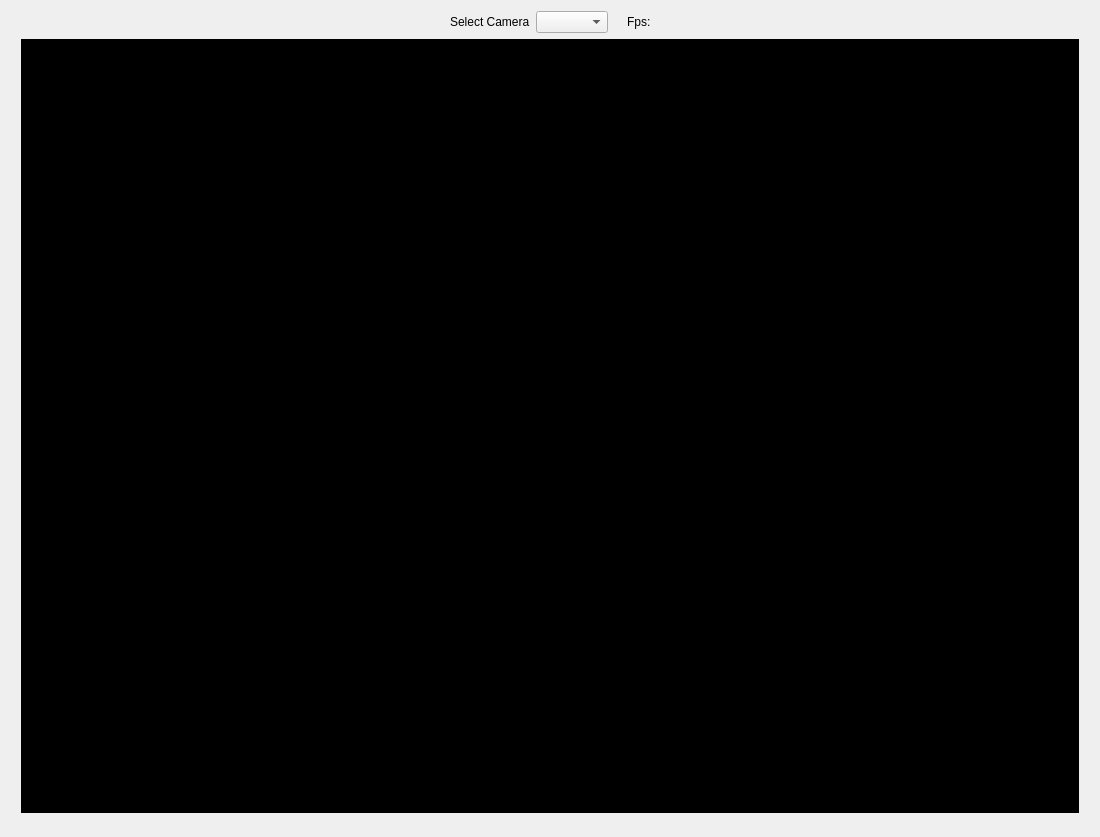
<?xml version="1.0" encoding="UTF-8"?>
<ui version="4.0">
 <class>CameraView</class>
 <widget class="QWidget" name="CameraView">
  <property name="geometry">
   <rect>
    <x>0</x>
    <y>0</y>
    <width>1100</width>
    <height>837</height>
   </rect>
  </property>
  <property name="sizePolicy">
   <sizepolicy hsizetype="Preferred" vsizetype="Expanding">
    <horstretch>0</horstretch>
    <verstretch>0</verstretch>
   </sizepolicy>
  </property>
  <property name="windowTitle">
   <string>Form</string>
  </property>
  <layout class="QGridLayout" name="gridLayout">
   <item row="1" column="0">
    <spacer name="spacerLeft">
     <property name="orientation">
      <enum>Qt::Horizontal</enum>
     </property>
     <property name="sizeType">
      <enum>QSizePolicy::Fixed</enum>
     </property>
     <property name="sizeHint" stdset="0">
      <size>
       <width>10</width>
       <height>10</height>
      </size>
     </property>
    </spacer>
   </item>
   <item row="0" column="1" rowspan="3" colspan="2">
    <layout class="QVBoxLayout" name="verticalLayout_2">
     <item>
      <layout class="QHBoxLayout" name="horizontalLayout_4">
       <item>
        <spacer name="horizontalSpacer_8">
         <property name="orientation">
          <enum>Qt::Horizontal</enum>
         </property>
         <property name="sizeHint" stdset="0">
          <size>
           <width>40</width>
           <height>20</height>
          </size>
         </property>
        </spacer>
       </item>
       <item>
        <widget class="QLabel" name="selectCameraLabel_2">
         <property name="text">
          <string>Select Camera</string>
         </property>
        </widget>
       </item>
       <item>
        <widget class="QComboBox" name="cameraSelectionComboBox"/>
       </item>
       <item>
        <spacer name="horizontalSpacer_12">
         <property name="orientation">
          <enum>Qt::Horizontal</enum>
         </property>
         <property name="sizeType">
          <enum>QSizePolicy::Fixed</enum>
         </property>
         <property name="sizeHint" stdset="0">
          <size>
           <width>13</width>
           <height>13</height>
          </size>
         </property>
        </spacer>
       </item>
       <item>
        <widget class="QLabel" name="frameRateLabel">
         <property name="sizePolicy">
          <sizepolicy hsizetype="Preferred" vsizetype="Minimum">
           <horstretch>0</horstretch>
           <verstretch>0</verstretch>
          </sizepolicy>
         </property>
         <property name="layoutDirection">
          <enum>Qt::LeftToRight</enum>
         </property>
         <property name="text">
          <string>Fps:</string>
         </property>
         <property name="alignment">
          <set>Qt::AlignLeading|Qt::AlignLeft|Qt::AlignVCenter</set>
         </property>
        </widget>
       </item>
       <item>
        <spacer name="horizontalSpacer_9">
         <property name="orientation">
          <enum>Qt::Horizontal</enum>
         </property>
         <property name="sizeHint" stdset="0">
          <size>
           <width>40</width>
           <height>20</height>
          </size>
         </property>
        </spacer>
       </item>
      </layout>
     </item>
     <item>
      <widget class="QLabel" name="imageLabel">
       <property name="enabled">
        <bool>true</bool>
       </property>
       <property name="sizePolicy">
        <sizepolicy hsizetype="Minimum" vsizetype="Minimum">
         <horstretch>1</horstretch>
         <verstretch>1</verstretch>
        </sizepolicy>
       </property>
       <property name="minimumSize">
        <size>
         <width>1</width>
         <height>1</height>
        </size>
       </property>
       <property name="sizeIncrement">
        <size>
         <width>0</width>
         <height>0</height>
        </size>
       </property>
       <property name="layoutDirection">
        <enum>Qt::LeftToRight</enum>
       </property>
       <property name="autoFillBackground">
        <bool>false</bool>
       </property>
       <property name="styleSheet">
        <string notr="true">background-color: black;</string>
       </property>
       <property name="frameShape">
        <enum>QFrame::Box</enum>
       </property>
       <property name="text">
        <string/>
       </property>
       <property name="scaledContents">
        <bool>false</bool>
       </property>
       <property name="alignment">
        <set>Qt::AlignCenter</set>
       </property>
      </widget>
     </item>
     <item>
      <spacer name="verticalSpacer_4">
       <property name="orientation">
        <enum>Qt::Vertical</enum>
       </property>
       <property name="sizeType">
        <enum>QSizePolicy::Fixed</enum>
       </property>
       <property name="sizeHint" stdset="0">
        <size>
         <width>13</width>
         <height>13</height>
        </size>
       </property>
      </spacer>
     </item>
     <item>
      <layout class="QHBoxLayout" name="horizontalLayout_2"/>
     </item>
    </layout>
   </item>
   <item row="1" column="3">
    <spacer name="spacerRight">
     <property name="orientation">
      <enum>Qt::Horizontal</enum>
     </property>
     <property name="sizeType">
      <enum>QSizePolicy::Fixed</enum>
     </property>
     <property name="sizeHint" stdset="0">
      <size>
       <width>10</width>
       <height>10</height>
      </size>
     </property>
    </spacer>
   </item>
  </layout>
 </widget>
 <resources/>
 <connections/>
</ui>
